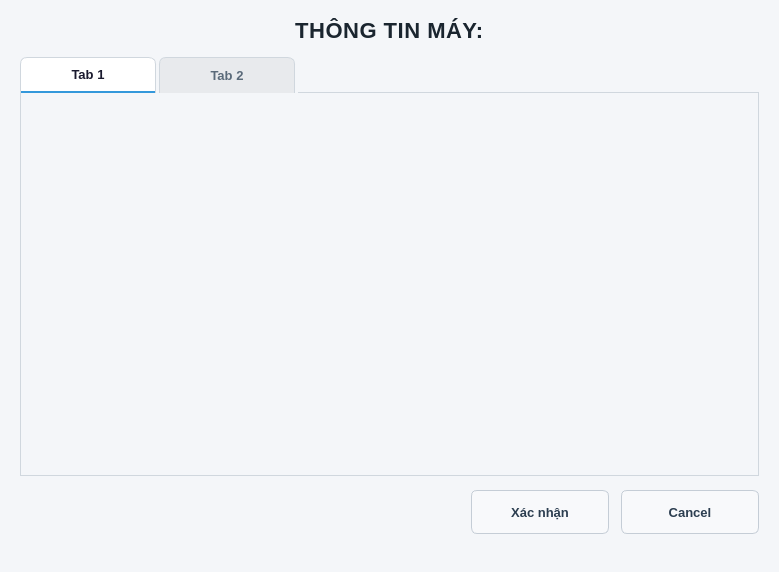
<?xml version="1.0" encoding="UTF-8"?>
<ui version="4.0">
 <class>MainWindow</class>
 <widget class="QMainWindow" name="MainWindow">
  <property name="geometry">
   <rect>
    <x>0</x>
    <y>0</y>
    <width>779</width>
    <height>572</height>
   </rect>
  </property>
  <property name="minimumSize">
   <size>
    <width>560</width>
    <height>400</height>
   </size>
  </property>
  <property name="windowTitle">
   <string>Thông tin máy</string>
  </property>
  <property name="styleSheet">
   <string notr="true">
/* ========== GLOBAL ========== */
QMainWindow, QWidget {
    background-color: #f4f6f9;
    font-family: &quot;Segoe UI&quot;, &quot;Arial&quot;, sans-serif;
    font-size: 13px;
    color: #2c3e50;
}

/* ========== TITLE ========== */
QLabel#labelTitle {
    font-size: 22px;
    font-weight: 700;
    color: #1a252f;
    letter-spacing: 0.5px;
}

/* ========== TAB WIDGET ========== */
QTabWidget::pane {
    border: 1px solid #d0d7de;
    border-radius: 0 0 8px 8px;
    background-color: #ffffff;
    top: -1px;
}
QTabBar::tab {
    background-color: #e8eaed;
    color: #5a6a7a;
    border: 1px solid #d0d7de;
    border-bottom: none;
    border-top-left-radius: 7px;
    border-top-right-radius: 7px;
    min-width: 90px;
    padding: 9px 22px;
    margin-right: 3px;
    font-weight: 500;
    font-size: 13px;
}
QTabBar::tab:selected {
    background-color: #ffffff;
    color: #1a1a2e;
    font-weight: 600;
    border-bottom: 2px solid #3498db;
}
QTabBar::tab:hover:!selected {
    background-color: #f0f4f8;
    color: #2c3e50;
}

/* ========== BUTTONS ========== */
QPushButton {
    min-height: 32px;
    min-width: 100px;
    padding: 5px 18px;
    border: 1px solid #c5cdd6;
    border-radius: 6px;
    background-color: #f8f9fb;
    color: #2c3e50;
    font-weight: 500;
    font-size: 13px;
}
QPushButton:hover {
    background-color: #e8f0fe;
    border-color: #3498db;
    color: #1a73e8;
}
QPushButton:pressed {
    background-color: #d2e3fc;
}
QPushButton#btnConfirm {
    background-color: #2980b9;
    color: white;
    border: none;
    font-weight: 600;
}
QPushButton#btnConfirm:hover {
    background-color: #3498db;
}
QPushButton#btnCancel {
    background-color: #ecf0f1;
    border: 1px solid #bdc3c7;
    color: #2c3e50;
}
QPushButton#btnCancel:hover {
    background-color: #d5dbdb;
}
</string>
  </property>
  <widget class="QWidget" name="centralwidget">
   <layout class="QVBoxLayout" name="mainLayout">
    <property name="spacing">
     <number>14</number>
    </property>
    <property name="leftMargin">
     <number>20</number>
    </property>
    <property name="topMargin">
     <number>18</number>
    </property>
    <property name="rightMargin">
     <number>20</number>
    </property>
    <property name="bottomMargin">
     <number>16</number>
    </property>
    <item>
     <widget class="QLabel" name="labelTitle">
      <property name="text">
       <string>THÔNG TIN MÁY:</string>
      </property>
      <property name="alignment">
       <set>Qt::AlignCenter</set>
      </property>
     </widget>
    </item>
    <item>
     <widget class="QTabWidget" name="tab_certain">
      <property name="currentIndex">
       <number>0</number>
      </property>
      <property name="documentMode">
       <bool>false</bool>
      </property>
      <property name="tabsClosable">
       <bool>false</bool>
      </property>
      <property name="movable">
       <bool>false</bool>
      </property>
      <widget class="QWidget" name="tab1">
       <attribute name="title">
        <string>Tab 1</string>
       </attribute>
       <layout class="QVBoxLayout" name="layoutTab1">
        <property name="spacing">
         <number>12</number>
        </property>
        <property name="leftMargin">
         <number>16</number>
        </property>
        <property name="topMargin">
         <number>16</number>
        </property>
        <property name="rightMargin">
         <number>16</number>
        </property>
        <property name="bottomMargin">
         <number>16</number>
        </property>
        <item>
         <spacer name="spacerTab1">
          <property name="orientation">
           <enum>Qt::Vertical</enum>
          </property>
          <property name="sizeHint" stdset="0">
           <size>
            <width>20</width>
            <height>40</height>
           </size>
          </property>
         </spacer>
        </item>
       </layout>
      </widget>
      <widget class="QWidget" name="tab2">
       <attribute name="title">
        <string>Tab 2</string>
       </attribute>
       <layout class="QVBoxLayout" name="layoutTab2">
        <property name="spacing">
         <number>12</number>
        </property>
        <property name="leftMargin">
         <number>16</number>
        </property>
        <property name="topMargin">
         <number>16</number>
        </property>
        <property name="rightMargin">
         <number>16</number>
        </property>
        <property name="bottomMargin">
         <number>16</number>
        </property>
        <item>
         <spacer name="spacerTab2">
          <property name="orientation">
           <enum>Qt::Vertical</enum>
          </property>
          <property name="sizeHint" stdset="0">
           <size>
            <width>20</width>
            <height>40</height>
           </size>
          </property>
         </spacer>
        </item>
       </layout>
      </widget>
     </widget>
    </item>
    <item>
     <layout class="QHBoxLayout" name="buttonLayout">
      <property name="spacing">
       <number>12</number>
      </property>
      <item>
       <spacer name="buttonSpacer">
        <property name="orientation">
         <enum>Qt::Horizontal</enum>
        </property>
        <property name="sizeHint" stdset="0">
         <size>
          <width>40</width>
          <height>20</height>
         </size>
        </property>
       </spacer>
      </item>
      <item>
       <widget class="QPushButton" name="confirm_btn">
        <property name="minimumSize">
         <size>
          <width>136</width>
          <height>42</height>
         </size>
        </property>
        <property name="cursor">
         <cursorShape>PointingHandCursor</cursorShape>
        </property>
        <property name="text">
         <string>Xác nhận</string>
        </property>
       </widget>
      </item>
      <item>
       <widget class="QPushButton" name="cancel_btn">
        <property name="minimumSize">
         <size>
          <width>138</width>
          <height>44</height>
         </size>
        </property>
        <property name="cursor">
         <cursorShape>PointingHandCursor</cursorShape>
        </property>
        <property name="text">
         <string>Cancel</string>
        </property>
       </widget>
      </item>
     </layout>
    </item>
   </layout>
  </widget>
  <widget class="QStatusBar" name="statusbar"/>
 </widget>
 <resources/>
 <connections/>
</ui>
